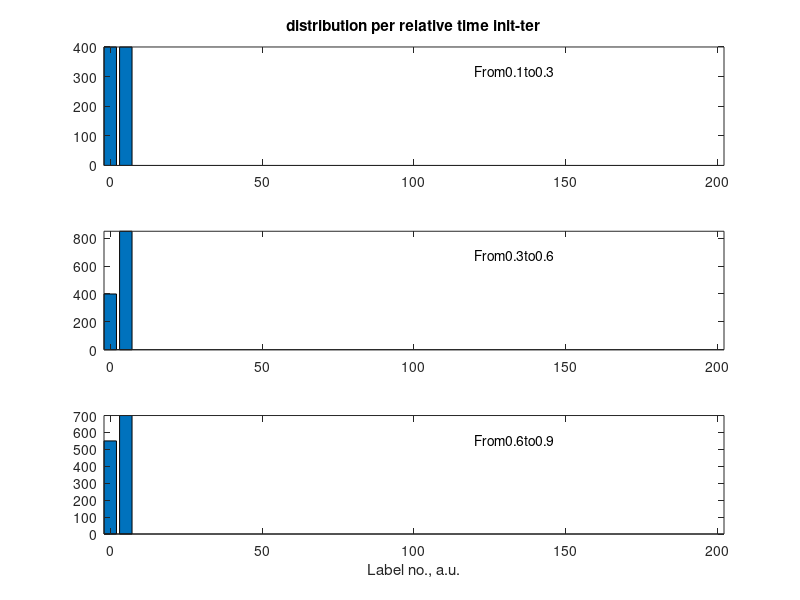

Write MATLAB code to recreate this figure.
function dum=Proc_Make_histograms_binresults(binresults,slots);
%Make histograms of binned results. JacobKers 2013
%---------------------------------------------------
%In this section, we make  stacked histograms of the data points over a period of
%normalized time, for example from t=0.2 to 0.8, where t=0 indicates
%initiation and t=1 indicates termination. The aim is to see if outliers
%affect our average & sigma too much. Note : this action only makes sense
%if we use relative times 
%example slots=[0.1  0.5  0.9];  %these are begin and end points of the relative time intervals
%Contents of 'results'
% binresults.losig;          %one sigma below the average, per bin
% binresults.av;             % the average, per bin
% binresults.hisig;          %one sigma above the average, per bin
% binresults.binaxis;   %values of the non-empty bins, per bin
% binresults.binaxis_all; %value of  bin, per point
% binresults.binaxis_all_scat; %random number to spread bin points (for plotting purposes)
% binresults.binvalues_all; %values themselves
% binresults.bincounts=traceno;

if nargin<2  %TEST modus with 50 fake cels
    close all; 
    slots=[0.1 0.3 0.6 0.9];
    binresults.binaxis_all=repmat(linspace(-0.1,  1.1,100),1,50);
    binresults.binvalues_all=repmat(3+randn(1,100),1,50);
end

figure;
binz=40;
lobin=0;
%hibin=max(binresults.binvalues_all);
hibin=200;
valaxis=linspace(lobin,hibin,binz);
slotno=length(slots)-1;
for i=1:slotno
    sel=find(binresults.binaxis_all>slots(i) & binresults.binaxis_all<slots(i+1));
    buf=binresults.binvalues_all(sel);
    hist_slot=hist(buf,valaxis);
    subplot(slotno,1,i);
    bar(valaxis,hist_slot); hold on;
    text(lobin+0.6*(hibin-lobin),0.8*max(hist_slot),strcat('From',num2str(slots(i)),'to',num2str(slots(i+1))));
    if i==1, title('distribution per relative time {init-ter}'), end
    if i==slotno; xlabel('Label no., a.u.'),    end
    axis tight
end
dum=1;

